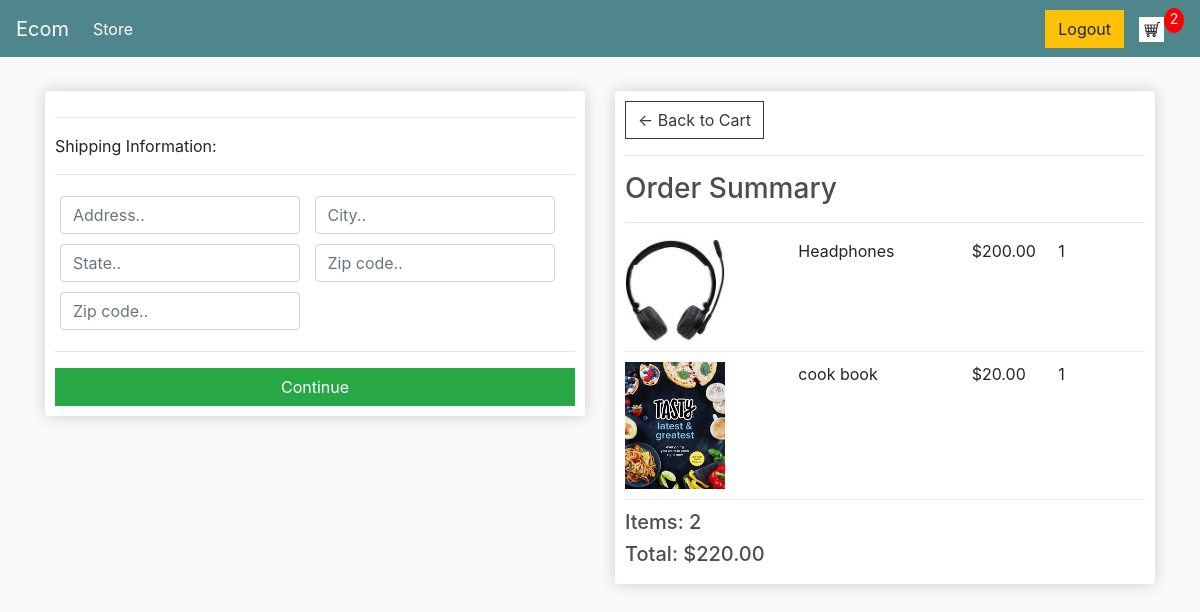
Screenshot of /checkout/ (signed in) with the database file from the repository.
### store/models.py (models this page shows, shortened)
class OrderItem(models.Model):
	product = models.ForeignKey(Product, on_delete=models.SET_NULL, null=True)
	order = models.ForeignKey(Order, on_delete=models.SET_NULL, null=True)
	quantity = models.IntegerField(default=0, null=True, blank=True)
	date_added = models.DateTimeField(auto_now_add=True)
	@property
	def get_total(self):
		total = self.product.price * self.quantity
		return total

class Product(models.Model):
    name=models.CharField(max_length=200,null=True)
    price=models.DecimalField(max_digits=7,decimal_places=2)
    digital=models.BooleanField(default=False,null=True,blank=False)
    image=models.ImageField(default='placeholder.png',null=True,blank=True)
    @property
    def ImageUrl(self):
        try:
            url=self.image.url
        except:
            url=''
        return url

class Order(models.Model):
	customer = models.ForeignKey(Customer, on_delete=models.SET_NULL, null=True, blank=True)
	date_ordered = models.DateTimeField(auto_now_add=True)
	complete = models.BooleanField(default=False)
	transaction_id = models.CharField(max_length=100, null=True)
	@property
	def shipping(self):
		shipping = False
		orderitems = self.orderitem_set.all()
		for i in orderitems:
			if i.product.digital == False:
				shipping = True
		return shipping
	@property
	def get_cart_total(self):
		orderitems = self.orderitem_set.all()
		total = sum([item.get_total for item in orderitems])
		return total
	@property
	def get_cart_items(self):
		orderitems = self.orderitem_set.all()
		total = sum([item.quantity for item in orderitems])
		return total

### store/views.py (the view)
# urls.py: path('checkout/', views.checkout, name="checkout"),
def checkout(request):
     data=cartData(request)
     cartItems=data['cartItems']
     order=data['order']
     items=data['items']
     context = {'items':items,'order':order,'cartItems':cartItems}
     return render(request, 'store/checkout.html', context)

### store/utils.py (called while the page is built)
def cartData(request):
	if request.user.is_authenticated:
		customer = request.user.customer
		order, created = Order.objects.get_or_create(customer=customer, complete=False)
		items = order.orderitem_set.all()
		cartItems = order.get_cart_items
	else:
		cookieData = cookieCart(request)
		cartItems = cookieData['cartItems']
		order = cookieData['order']
		items = cookieData['items']
	return {'cartItems':cartItems ,'order':order, 'items':items}

### store/templates/store/checkout.html (shortened to what this page needs)
{% extends 'store/main.html' %}
{% load static %}
{% block content %}
<div class="row">
    <div class="col-lg-6">
        <div class="box-element" id="form-wrapper">
            <form id="form">
                <div id="shipping-info">
                    <hr>
                    <p>Shipping Information:</p>
                    <hr>
                    <div class="form-field">
                        <input class="form-control" type="text" name="address" placeholder="Address.." required>
                    </div>
                    <div class="form-field">
                        <input class="form-control" type="text" name="city" placeholder="City.." required>
                    </div>
                    <div class="form-field">
                        <input class="form-control" type="text" name="state" placeholder="State.." required>
                    </div>
                    <div class="form-field">
                        <input class="form-control" type="text" name="zipcode" placeholder="Zip code.." required>
                    </div>
                    <div class="form-field">
                        <input class="form-control" type="text" name="country" placeholder="Zip code.." required>
                    </div>
                </div>
                <hr>
                <input id="form-button" class="btn btn-success btn-block" type="submit" value="Continue">
            </form>
        </div>
        <br>
    </div>
    <div class="col-lg-6">
        <div class="box-element">
            <a  class="btn btn-outline-dark" href="{% url 'cart' %}">&#x2190; Back to Cart</a>
            <hr>
            <h3>Order Summary</h3>
            <hr>
            {% for item in items %}
            <div class="cart-row">
                <div style="flex:2"><img class="row-image" src="{{item.product.ImageUrl}}"></div>
                <div style="flex:2"><p>{{item.product.name}}</p></div>
                <div style="flex:1"><p>${{item.product.price}}</p></div>
                <div style="flex:1"><p>{{item.quantity}}</p></div>
            </div>
            {% endfor %}
            <h5>Items:   {{order.get_cart_items}}</h5>
            <h5>Total:   ${{order.get_cart_total|floatformat:2}}</h5>
        </div>
    </div>
</div>
{% endblock content %}

### static/css/Main.css (style rules this page uses)
body { background-color: hsl(0, 0%, 98%); }
h1,h2,h3,h4,h5,h6 { color:hsl(0, 0%, 30%); }
.box-element { box-shadow:hsl(0, 0%, 80%) 0 0 16px; background-color: #fff; border-radius: 4px; padding: 10px; }
.col-lg-4, .col-lg-6, .col-lg-8, .col-lg-12 { margin-top: 10px; }
.btn { border-radius: 0; }
.row-image { width: 100px; }
.form-field { width:250px; display: inline-block; padding: 5px; }
.cart-row { display: flex; align-items: flex-stretch; padding-bottom: 10px; margin-bottom: 10px; border-bottom: 1px solid #ececec; }

### rows the page displays
OrderItem: product.ImageUrl (picture), product.name "Headphones", product.price "200.00", quantity "1"
OrderItem: product.ImageUrl (picture), product.name "cook book", product.price "20.00", quantity "1"
Order: get_cart_items "2", get_cart_total "220.00"

### other values shown
{{ cartItems }} "2"
